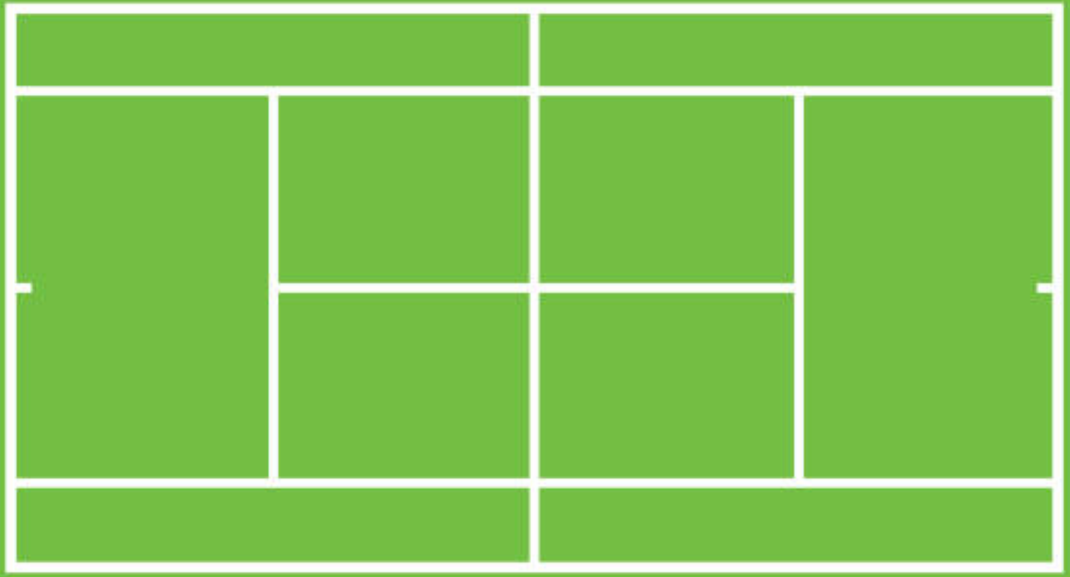
#> input picture src_yolov5/images/tennis_court_2.png, 2139 x 1153 px (shown at 1/2 size)
$ python draw_3d_graph.py   (older library calls are emulated)
#> lines starting #> are read from the running program, lines starting #| are printed output that depends on the picture
from mpl_toolkits.mplot3d import Axes3D
from matplotlib import cm
from matplotlib.ticker import LinearLocator, FormatStrFormatter
import matplotlib.pyplot as plt
from matplotlib.patches import Ellipse, Circle, PathPatch
from matplotlib.transforms import Affine2D
import numpy as np
from matplotlib.cbook import get_sample_data
import mpl_toolkits.mplot3d.art3d as art3d

import cv2

from pathlib import Path
import sys

import pickle

FILE = Path(__file__).absolute()
sys.path.append(FILE.parents[0].as_posix())  # add code to path

path = str(FILE.parents[0])


def draw_point_3D(real_ball_trajectory_list, estimation_ball_trajectory_list, label = False):

        real_x = []
        real_y = []
        real_z = []
        esti_x = []
        esti_y = []
        esti_z = []


        for i in range((len(real_ball_trajectory_list))):

            real_x.append(real_ball_trajectory_list[i][0])
            real_y.append(real_ball_trajectory_list[i][1])
            real_z.append(real_ball_trajectory_list[i][2])

            ax.plot(real_x, real_y, real_z, c= 'red', zorder = 100)

        ax.scatter(real_x[0], real_y[0], real_z[0],s = 180, c='#FF3333', zorder = 101, marker = '*')


        for j in range((len(estimation_ball_trajectory_list))):

            esti_x.append(estimation_ball_trajectory_list[j][0])
            esti_y.append(estimation_ball_trajectory_list[j][1])
            esti_z.append(estimation_ball_trajectory_list[j][2])

            ax.plot(esti_x, esti_y, esti_z, '#3336FF', zorder = 100)

        ax.scatter(esti_x[0], esti_y[0], esti_z[0],s = 180, c='#3336FF', zorder = 101, marker = '*')


        if label == True:
            ax.plot(real_x[-1], real_y[-1], real_z[-1], 'red', zorder = 100, label = 'Actual trajectory')
            ax.plot(esti_x[-1], esti_y[-1], esti_z[-1], '#3336FF', zorder = 100, label = 'Predict trajectory')


#궤적
#real_ball_trajectory_list_5 = [[0,0,0]]
#estimation_ball_trajectory_list_5 =  [[-8.075992233062022, -2.0712591029119727, 2.0143476038492176], [-7.041614424760605, -1.9654479963268496, 1.998508488845969], [-6.065044696824322, -1.879832764271466, 1.9635872373067076], [-5.107183755941063, -1.7968180783990304, 1.925614986159784], [-4.169832727705863, -1.6838107370497974, 1.884759164010521], [-3.2611958072772738, -1.5644043096331428, 1.81101188769961], [-2.368649316849956, -1.4805807124989778, 1.737028408823873], [-1.4834200661316506, -1.378965700223568, 1.6496367839315553], [-0.7006541039923906, -1.2862463955187806, 1.5580097756344515]]

real_pos_list = [[-11.5, -8.4e-05, 1.29998], [-9.906371352281468, -0.1433388437548033, 1.4506891964912279], [-8.386689722106798, -0.28070598575522065, 1.5718252631578946], [-6.7339579848249365, -0.43073052027466796, 1.6768775087719294], [-5.350389302018689, -0.5566830043803485, 1.7422829333333323], [-4.1843643546672675, -0.6629845868254337, 1.7802260877192975], [-2.636821113232064, -0.8040212514452872, 1.8051646035087712], [-1.1075108270151939, -0.9441595289913224, 1.7996509999999997], [0.09689369974035862, -1.0600917564932248, 1.7701613228070174], [1.4917090644393414, -1.202767180204984, 1.6984578807017552], [2.5760385611825303, -1.3205119402071581, 1.605668673684211], [3.557581850630719, -1.4336058928221527, 1.4831271052631583], [4.282849431405132, -1.5190554204178421, 1.367774929824562], [5.107017136830614, -1.6161571563220347, 1.2136629122807037], [5.815801363496529, -1.6996646491996403, 1.0615314771929854], [6.508102236053935, -1.781230107359162, 0.8954449824561446], [7.18391975450283, -1.8608535308006, 0.7166382280701807], [7.942154043494274, -1.9501871278324572, 0.4964159719298306], [8.601488207834628, -2.0278685165558143, 0.28806235789474316], [9.376170088706635, -2.1191212924293525, 0.023389572543037935], [10.169468863583372, -2.2047021894469347, 0.17637912850963944], [10.828635548873617, -2.274339807435977, 0.3671952908753961], [11.516461655263438, -2.347005147946282, 0.5441990081266206], [12.161298630003895, -2.415128904674693, 0.6896334930496439], [12.763146473094988, -2.47871107762121, 0.8074677456444661], [13.393653737285657, -2.5453209730889896, 0.9123715531247563], [13.92385302762781, -2.6013338397323498, 0.9859008185059097], [14.525700870718904, -2.6649160126788667, 1.0531082711007325], [15.098889292710421, -2.725470463104121, 1.1010433688100876], [15.672077714701938, -2.786024913529375, 1.1332984665194428]]


plt.rcParams["figure.autolayout"] = True
fig_3d = plt.figure(figsize=(8,8),dpi=100)
ax = fig_3d.add_subplot(projection='3d')

ax.set_xlim(-12, 12)
ax.set_ylim(-6, 6)
ax.set_zlim(0,5)
ax.set_box_aspect((2, 1, 0.5))

img = cv2.imread(path + "/images/tennis_court_2.png")
#> img is the input picture: shape (1153, 2139, 3); mean B, G, R 88.5, 197.3, 131.7
img = cv2.resize(img, dsize=(1000,400), interpolation=cv2.INTER_LINEAR)
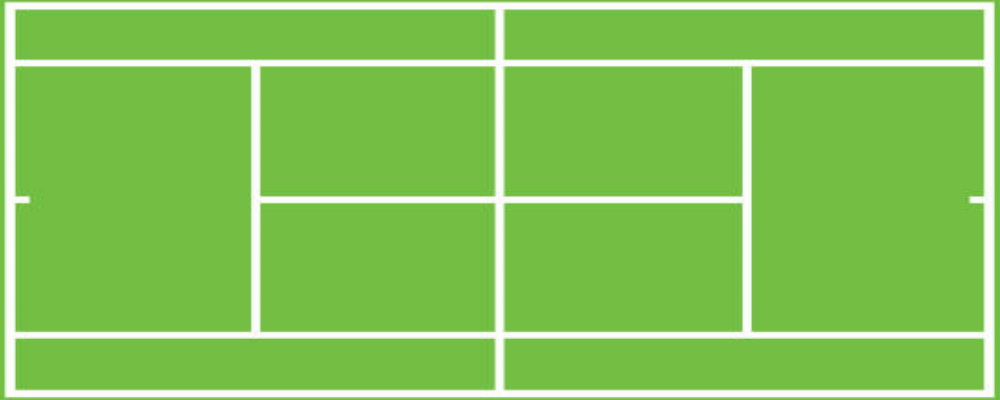
#> img: shape (400, 1000, 3); mean B, G, R 88.4, 197.3, 131.7

# cv2.imshow("img",img)
# cv2.waitKey(0)

img = cv2.cvtColor(img, cv2.COLOR_BGR2RGBA)
#> img: shape (400, 1000, 4)
img=cv2.normalize(img, None, alpha=0, beta=1, norm_type=cv2.NORM_MINMAX, dtype=cv2.CV_32F)
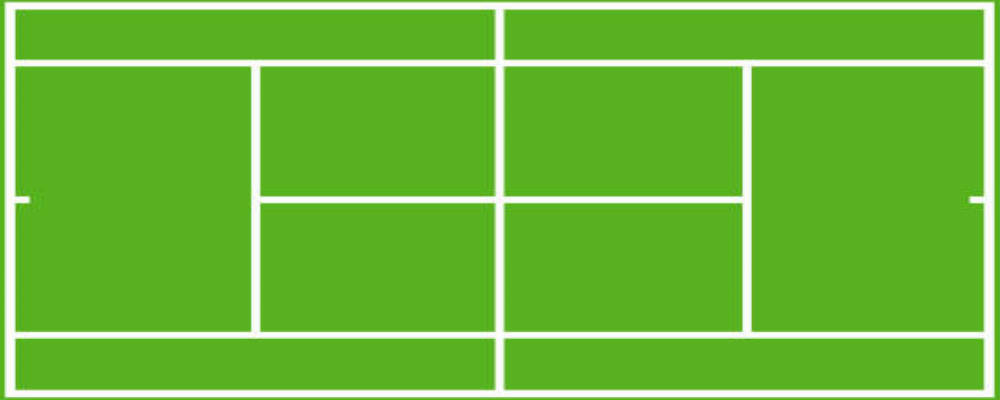
#> img: shape (400, 1000, 4) float32; mean R, G, B, A 0.426, 0.732, 0.225, 1
img[:,:,3] = float(1)

stepX, stepY = 24 / img.shape[1], 12 / img.shape[0]
#> stepX = 0.024; stepY = 0.03

X1 = np.arange(-12, 12, stepX)
#> X1 = 1000 values from -12 to 11.98
Y1 = np.arange(-6, 6, stepY)
#> Y1 = 400 values from -6 to 5.97
#Y1 = np.arange(-8.4, 8.4, stepY)


X1, Y1 = np.meshgrid(X1, Y1)

estimation_ball_trajectory = [[2.814643354421306, -1.435286586817641, 1.7047666136691109],
 [3.102279042800609, -1.448438040783253, 1.6755077679605062],
 [3.388398965727963, -1.4615926635206422, 1.6452846105502719],
 [3.6730190566028558, -1.4747504565569898, 1.6140981922930884],
 [3.956154998470076, -1.4879114214205809, 1.5819495969153414],
 [4.237822229244121, -1.5010755596408059, 1.5488399408651314],
 [4.518035946797891, -1.5142428727481612, 1.5147703731579554],
 [4.79681111391989, -1.527413362274251, 1.479742075218108],
 [5.07416246314398, -1.5405870297517879, 1.4437562607158454],
 [5.350104501455617, -1.553763876714594, 1.406814175400361],
 [5.624651514878331, -1.566943904697602, 1.368917096928622],
 [5.897817572944105, -1.5801271152368563, 1.3300663346901136],
 [6.16961653305115, -1.5933135098695144, 1.2902632296275447],
 [6.440062044712477, -1.6065030901338468, 1.2495091540535634],
 [6.709167553698529, -1.6196958575692397, 1.2078055114635387],
 [6.976946306077039, -1.632891813716195, 1.1651537363444575],
 [7.2434113521531485, -1.6460909601163316, 1.121555293979997],
 [7.508575550312735, -1.6592932983123867, 1.077011680251821],
 [7.772451570771799, -1.6724988298482166, 1.031524421437163],
 [8.035051899234634, -1.685707556268798, 0.9850950740027502],
 [8.296388840463463, -1.6989194791202291, 0.9377252243951261],
 [8.556474521762055, -1.7121345999497304, 0.8894164888274319],
 [8.815320896375862, -1.725352920305646, 0.8401705130627062],
 [9.072939746811002, -1.7385744417374445, 0.7899889721937633],
 [9.329342688074455, -1.7517991657957208, 0.7388735704197106],
 [9.584541170837673, -1.7650270940321962, 0.6868260408191683],
 [9.838546484525795, -1.7782582279997199, 0.6338481451202538],
 [10.091369760334533, -1.7914925692522703, 0.5799416734673923],
 [10.34302197417677, -1.8047301193449556, 0.5251084441850209],
 [10.593513949560817, -1.817970879834016, 0.4693503035382468],
 [10.842856360402237, -1.831214852276823, 0.41266912549052753],
 [11.091059733771054, -1.8444620382318824, 0.35506681145843744],
 [11.338134452576139, -1.8577124392588338, 0.29654529006358715],
 [11.584090758188461, -1.8709660569184527, 0.23710651688176196],
 [11.828938753004913, -1.8842228927726516, 0.1767524741893465],
 [12.072688402954263, -1.8974829483844804, 0.11548517070710333],
 [12.315349539946865, -1.910746225318128, 0.053306641341372765],
 [12.556931864269563, -1.9240127251389236, -0.009781053077237534],
 [12.797444946927307, -1.9372824494133374, 0.05330769096894344],
 [13.036898231932883, -1.9505553997089815, 0.11548935886229372],
 [13.275301038546122, -1.963831577594612, 0.17676186883619005],
 [13.512662563463934, -1.977110984640129, 0.23712316459811486],
 [13.748991882962454, -1.990393622416578, 0.2965712155940436],
 [13.98429795499254, -2.003679492496152, 0.3551040172704744],
 [14.218589621229862, -2.0169685964521906, 0.41271959133403213],
 [14.45187560908074, -2.0302609358591837, 0.46941598600857753],
 [14.684164533644879, -2.0435565122927706, 0.5251912762897551],
 [14.915464899636097, -2.0568553273297416, 0.5800435641969109],
 [15.145785103262154, -2.07015738254804, 0.6339709790223134]]

real_ball_trajectory= [[-11.5, -8.4e-05, 1.29998], [-9.906371352281468, -0.1433388437548033, 1.4506891964912279], [-8.386689722106798, -0.28070598575522065, 1.5718252631578946], [-6.7339579848249365, -0.43073052027466796, 1.6768775087719294], [-5.350389302018689, -0.5566830043803485, 1.7422829333333323], [-4.1843643546672675, -0.6629845868254337, 1.7802260877192975], [-2.636821113232064, -0.8040212514452872, 1.8051646035087712], [-1.1075108270151939, -0.9441595289913224, 1.7996509999999997], [0.09689369974035862, -1.0600917564932248, 1.7701613228070174], [1.4917090644393414, -1.202767180204984, 1.6984578807017552], [2.5760385611825303, -1.3205119402071581, 1.605668673684211], [3.557581850630719, -1.4336058928221527, 1.4831271052631583], [4.282849431405132, -1.5190554204178421, 1.367774929824562], [5.107017136830614, -1.6161571563220347, 1.2136629122807037], [5.815801363496529, -1.6996646491996403, 1.0615314771929854], [6.508102236053935, -1.781230107359162, 0.8954449824561446], [7.18391975450283, -1.8608535308006, 0.7166382280701807], [7.942154043494274, -1.9501871278324572, 0.4964159719298306], [8.601488207834628, -2.0278685165558143, 0.28806235789474316], [9.376170088706635, -2.1191212924293525, 0.023389572543037935], [10.169468863583372, -2.2047021894469347, 0.17637912850963944],
[10.828635548873617, -2.274339807435977, 0.3671952908753961], [11.516461655263438, -2.347005147946282, 0.5441990081266206], [12.161298630003895, -2.415128904674693, 0.6896334930496439], [12.763146473094988, -2.47871107762121, 0.8074677456444661], [13.393653737285657, -2.5453209730889896, 0.9123715531247563], [13.92385302762781, -2.6013338397323498, 0.9859008185059097], [14.525700870718904, -2.6649160126788667, 1.0531082711007325], [15.098889292710421, -2.725470463104121, 1.1010433688100876], [15.672077714701938, -2.786024913529375, 1.1332984665194428]]


ax.plot_surface(X1, Y1, np.ones(X1.shape) * -0.01,rstride=8, cstride=8, facecolors=img, zorder = 20)
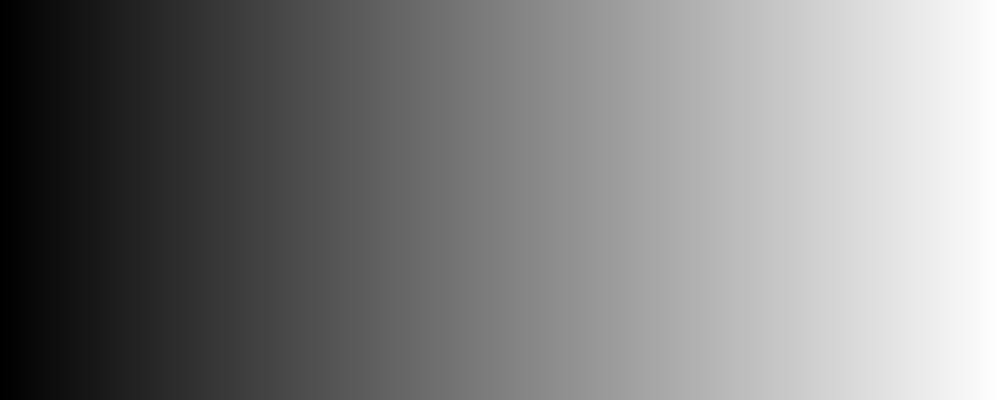
#> X1: shape (400, 1000) float64; min -12, max 11.98, mean -0.012; drawn with min black and max white


# [9 lines of commented-out code are left out]

draw_point_3D(real_ball_trajectory, estimation_ball_trajectory, True)


#낙하지점
"""draw_point_3D(real_ball_trajectory_list, estimation_ball_trajectory_list)

p = Ellipse((landing_point[0], landing_point[1]),  height = circle_radius_y,  width= circle_radius_x, angle = 0, color = "blue", zorder = 21 )
ax.add_patch(p)
art3d.pathpatch_2d_to_3d(p, z=0.01, zdir="z")"""


ax.view_init(30, 45)

ax.legend()

plt.show()
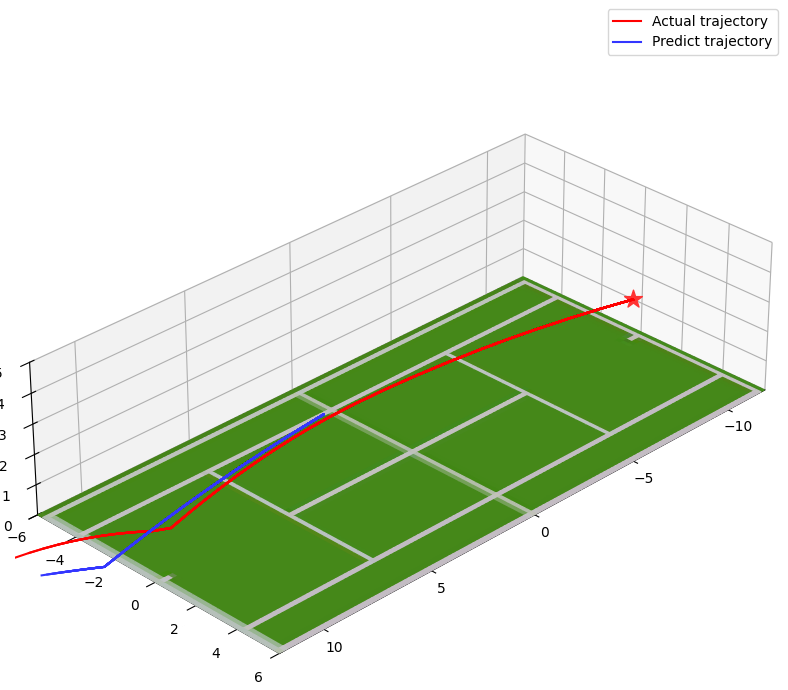
#> figure drawn by matplotlib, 1 panel

$ run again, with src_yolov5/images/tennis_court.png copied over src_yolov5/images/tennis_court_2.png
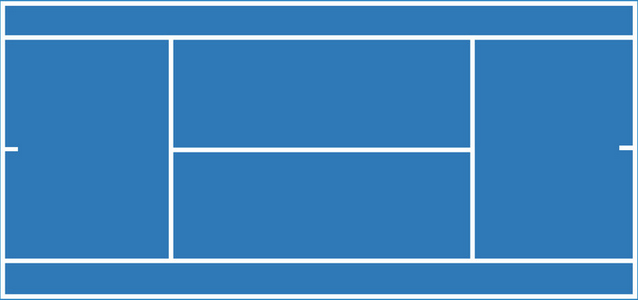
#> input picture src_yolov5/images/tennis_court.png, 638 x 300 px
#> img is the input picture: shape (300, 638, 3); mean B, G, R 189.4, 133.1, 65.5
#> `img=cv2.normalize(img, None, alpha=0, beta=1, norm_type=cv2.NORM_MINMA..`:
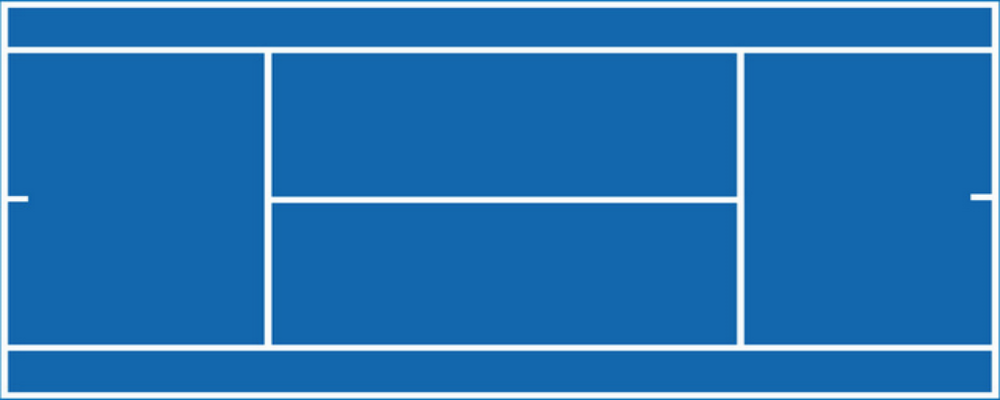
#> img: shape (400, 1000, 4) float32; mean R, G, B, A 0.157, 0.459, 0.711, 1; drawn with min black and max white
#> `plt.show()`:
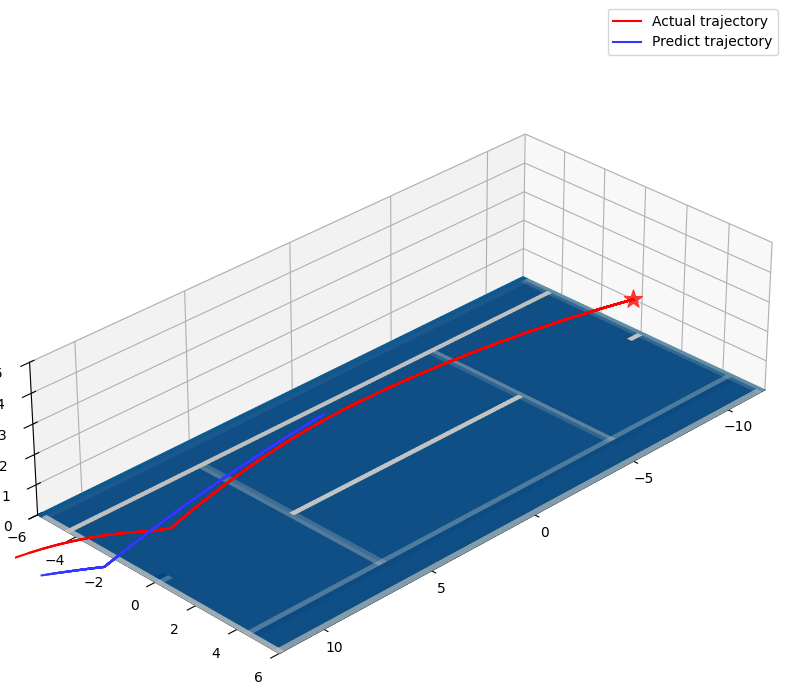
#> figure drawn by matplotlib, 1 panel
